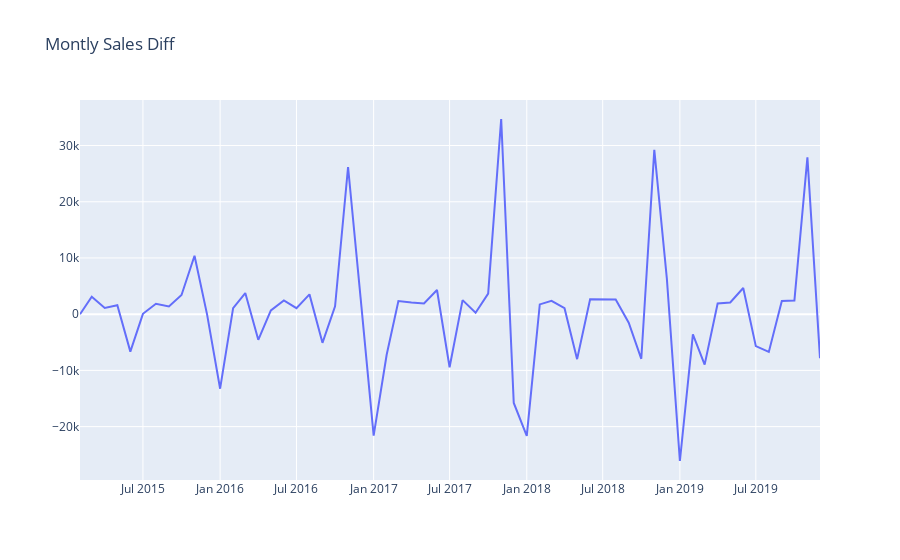

Notebook code for this chart:
### Markdown cell above
2. Plot monthly difference

### Code cell
#plot sales diff
df_diff2= df_diff.dropna()

plot_data = [
    go.Scatter(
        x=df_diff2['Month'],
        y=df_diff2['diff'],
    )
]
plot_layout = go.Layout(
        title='Montly Sales Diff'
    )
fig = go.Figure(data=plot_data, layout=plot_layout)

fig.show()
